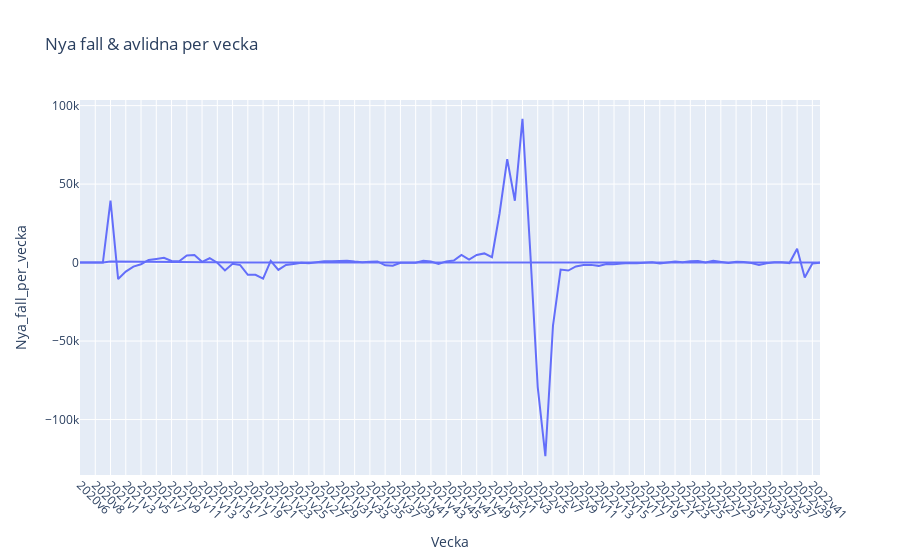

The cell this chart's notebook holds for it:
### Code cell
# Uppgift e)
# Line graph for new cases and deceased cases per week, 2020v6 to now (plotly)

start_week = "2020v6"
end_week = fhm_covid["Vecka"].max()

fhm_covid_filtered = fhm_covid[fhm_covid["Vecka"] >= start_week]

fhm_covid_filtered["Nya_fall_per_vecka"] = fhm_covid_filtered["Antal_fall_vecka"].diff().fillna(0)

fig = px.line(fhm_covid_filtered, x="Vecka", y="Nya_fall_per_vecka", title="Nya fall & avlidna per vecka")

fig.add_trace(px.line(fhm_covid_filtered, x="Vecka", y="Antal_avlidna_vecka").data[0])
fig.update_xaxes(tickangle=45)

fig.show()

### Figure 1 — Plotly figure (JSON) as saved in the notebook; plotly's stock layout.template omitted (floating-point values rounded to 4 significant figures)
{"data": [{"hovertemplate": "Vecka=%{x}<br>Nya_fall_per_vecka=%{y}<extra></extra>", "legendgroup": "", "line": {"color": "#636efa", "dash": "solid"}, "marker": {"symbol": "circle"}, "mode": "lines", "name": "", "orientation": "v", "showlegend": false, "type": "scatter", "x": ["2020v6", "2020v7", "2020v8", "2020v9", "2021v1", "2021v2", "2021v3", "2021v4", "2021v5", "2021v6", "2021v7", "2021v8", "2021v9", "2021v10", "2021v11", "2021v12", "2021v13", "2021v14", "2021v15", "2021v16", "2021v17", "2021v18", "2021v19", "2021v20", "2021v21", "2021v22", "2021v23", "2021v24", "2021v25", "2021v26", "2021v27", "2021v28", "2021v29", "2021v30", "2021v31", "2021v32", "2021v33", "2021v34", "2021v35", "2021v36", "2021v37", "2021v38", "2021v39", "2021v40", "2021v41", "2021v42", "2021v43", "2021v44", "2021v45", "2021v46", "2021v47", "2021v48", "2021v49", "2021v50", "2021v51", "2021v52", "2022v1", "2022v2", "2022v3", "2022v4", "2022v5", "2022v6", "2022v7", "2022v8", "2022v9", "2022v10", "2022v11", "2022v12", "2022v13", "2022v14", "2022v15", "2022v16", "2022v17", "2022v18", "2022v19", "2022v20", "2022v21", "2022v22", "2022v23", "2022v24", "2022v25", "2022v26", "2022v27", "2022v28", "2022v29", "2022v30", "2022v31", "2022v32", "2022v33", "2022v34", "2022v35", "2022v36", "2022v37", "2022v38", "2022v39", "2022v40", "2022v41", "2022v42"], "xaxis": "x", "y": [0, -1, 0, 13, 39433, -10511, -5713, -2568, -1050, 1678, 2331, 3067, 1059, 816, 4477, 4848, 504, 2758, -106, -5006, -724, -1628, -7764, -7744, -10196, 1120, -4700, -1546, -865, -113, -356, 369, 778, 799, 1149, 1208, 646, 222, 551, 732, -1709, -1954, -74, -94, -68, 1125, 716, -850, 759, 1274, 4822, 1886, 4848, 5836, 3422, 31434, 65934, 39417, 91631, 8720, -79327, -123378, -40178, -4484, -5089, -2477, -1608, -1462, -2088, -861, -1021, -545, -206, -379, -284, 161, -501, -61, 641, 269, 925, 1028, 118, 1206, 509, -246, 530, 403, -318, -1452, -383, 227, 266, -309, 8863, -9533, -591, -129], "yaxis": "y"}, {"hovertemplate": "Vecka=%{x}<br>Antal_avlidna_vecka=%{y}<extra></extra>", "legendgroup": "", "line": {"color": "#636efa", "dash": "solid"}, "marker": {"symbol": "circle"}, "mode": "lines", "name": "", "orientation": "v", "showlegend": false, "type": "scatter", "x": ["2020v6", "2020v7", "2020v8", "2020v9", "2021v1", "2021v2", "2021v3", "2021v4", "2021v5", "2021v6", "2021v7", "2021v8", "2021v9", "2021v10", "2021v11", "2021v12", "2021v13", "2021v14", "2021v15", "2021v16", "2021v17", "2021v18", "2021v19", "2021v20", "2021v21", "2021v22", "2021v23", "2021v24", "2021v25", "2021v26", "2021v27", "2021v28", "2021v29", "2021v30", "2021v31", "2021v32", "2021v33", "2021v34", "2021v35", "2021v36", "2021v37", "2021v38", "2021v39", "2021v40", "2021v41", "2021v42", "2021v43", "2021v44", "2021v45", "2021v46", "2021v47", "2021v48", "2021v49", "2021v50", "2021v51", "2021v52", "2022v1", "2022v2", "2022v3", "2022v4", "2022v5", "2022v6", "2022v7", "2022v8", "2022v9", "2022v10", "2022v11", "2022v12", "2022v13", "2022v14", "2022v15", "2022v16", "2022v17", "2022v18", "2022v19", "2022v20", "2022v21", "2022v22", "2022v23", "2022v24", "2022v25", "2022v26", "2022v27", "2022v28", "2022v29", "2022v30", "2022v31", "2022v32", "2022v33", "2022v34", "2022v35", "2022v36", "2022v37", "2022v38", "2022v39", "2022v40", "2022v41", "2022v42"], "xaxis": "x", "y": [0, 0, 0, 0, 644, 598, 513, 389, 269, 205, 172, 146, 129, 141, 127, 126, 142, 133, 141, 131, 115, 107, 111, 70, 47, 39, 22, 17, 9, 8, 3, 2, 3, 4, 7, 7, 11, 20, 25, 49, 51, 43, 39, 49, 32, 23, 30, 33, 31, 30, 15, 29, 38, 49, 44, 70, 130, 172, 243, 301, 359, 329, 361, 319, 273, 204, 195, 157, 122, 120, 71, 70, 51, 52, 42, 41, 26, 23, 28, 22, 36, 42, 59, 62, 114, 95, 110, 119, 133, 85, 96, 85, 95, 88, 92, 88, 73, 25], "yaxis": "y"}], "layout": {"legend": {"tracegroupgap": 0}, "title": {"text": "Nya fall & avlidna per vecka"}, "xaxis": {"anchor": "y", "domain": [0, 1], "tickangle": 45, "title": {"text": "Vecka"}}, "yaxis": {"anchor": "x", "domain": [0, 1], "title": {"text": "Nya_fall_per_vecka"}}}}
